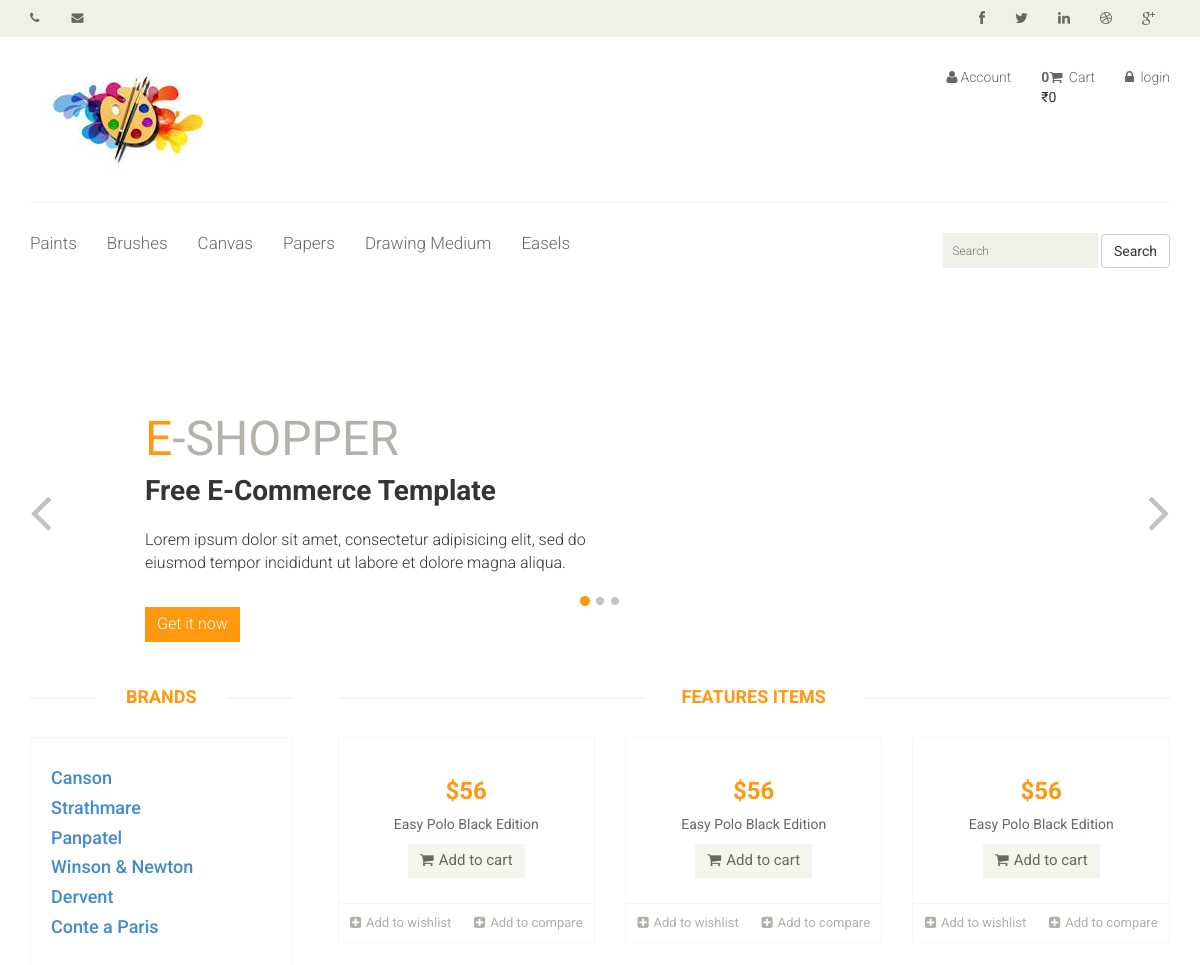
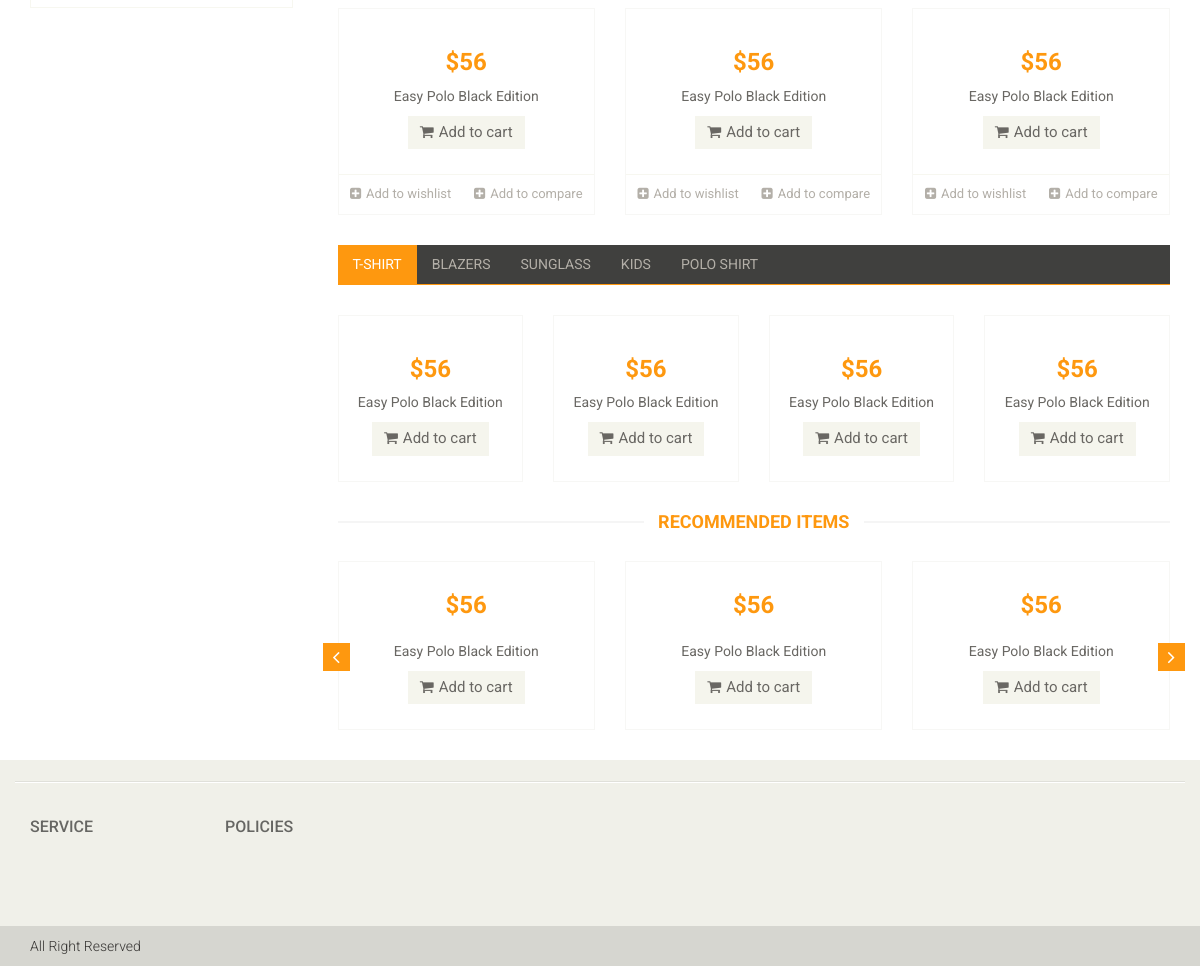
The page /originalindex.php on the database its author committed (2 pictures, top to bottom).
### tables this page shows
CREATE TABLE `categories` (
  `cat_id` int(10) NOT NULL,
  `cat_title` text NOT NULL
);

CREATE TABLE `brands` (
  `brand_id` int(11) NOT NULL,
  `brand_title` text NOT NULL
);

### functions/functions.php (the view, shortened to what this page needs)
<?php
 $con=mysqli_connect("localhost","root","","arthub");
function getIp() {
    $ip = $_SERVER['REMOTE_ADDR'];
    return $ip;
}
function getCategory()
{
    global $con;
    $get_cats="select * from categories";
                                $run_cats=mysqli_query($con, $get_cats);
                                    while ($row_cats=mysqli_fetch_array($run_cats)){
                                        $cat_id=$row_cats['cat_id'];
                                        $cat_title=$row_cats['cat_title'];
                                     echo    "<li><a href='index.php?cat=$cat_id'>$cat_title</a></li>";
                                    }
}
function getBrands()
{
    global $con;
    $get_brands="select * from brands";
                            $run_brands=mysqli_query($con,$get_brands);
                             while ($row_brands=mysqli_fetch_array($run_brands)){
                                        $brand_id=$row_brands['brand_id'];
                                        $brand_title=$row_brands['brand_title'];
                                     echo
                                         "<h4><a href='index.php?brands=$brand_id'>$brand_title</h4></a>";
                                    }
}
function items()
{
    global $con;
    if(isset($_GET['pd_id'])){
          $ip_add=getIp();
        $get_items="select * from cart where ip_add='$ip_add'";
        $run_items=mysqli_query($con,$get_items);
        $count_items=mysqli_num_rows($run_items);
    }
    else{
          $ip_add=getIp();
        $get_items="select * from cart where ip_add='$ip_add'";
        $run_items=mysqli_query($con,$get_items);
        $count_items=mysqli_num_rows($run_items);
    }
    echo $count_items;
}
function total_price()
{
    $total=0;
    echo $total;
}
?>

### css/main.css (style rules this page uses)
body { font-family: 'Roboto', sans-serif; background:; position: relative; font-weight:400px; }
ul li { list-style: none; }
a { -webkit-transition: 300ms; -moz-transition: 300ms; -o-transition: 300ms; transition: 300ms; }
h1, h2, h3, h4, h5, h6 { font-family: 'Roboto', sans-serif; }
.mainmenu ul li { padding-right: 15px; padding-left: 15px; }
.mainmenu ul li:first-child { padding-left: 0px; }
.mainmenu ul li a { color: #696763; font-family: 'Roboto', sans-serif; font-size: 17px; font-weight: 300; padding: 0; padding-bottom: 10px; }

### rows shown on the page
categories: cat_title "Paints"
categories: cat_title "Brushes"
categories: cat_title "Canvas"
categories: cat_title "Papers"
categories: cat_title "Drawing Medium"
categories: cat_title "Easels"
brands: brand_title "Canson"
brands: brand_title "Strathmare"
brands: brand_title "Panpatel"
brands: brand_title "Winson & Newton"
brands: brand_title "Dervent"
brands: brand_title "Conte a Paris"

### other values the page prints
$count_items "0"
$total "0"
